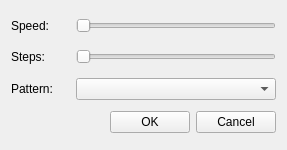
<?xml version="1.0" encoding="UTF-8"?>
<ui version="4.0">
 <class>SettingsForm</class>
 <widget class="QWidget" name="SettingsForm">
  <property name="geometry">
   <rect>
    <x>0</x>
    <y>0</y>
    <width>287</width>
    <height>150</height>
   </rect>
  </property>
  <property name="sizePolicy">
   <sizepolicy hsizetype="Minimum" vsizetype="Minimum">
    <horstretch>0</horstretch>
    <verstretch>0</verstretch>
   </sizepolicy>
  </property>
  <property name="minimumSize">
   <size>
    <width>287</width>
    <height>150</height>
   </size>
  </property>
  <property name="maximumSize">
   <size>
    <width>387</width>
    <height>250</height>
   </size>
  </property>
  <property name="windowTitle">
   <string>Settings</string>
  </property>
  <layout class="QVBoxLayout" name="verticalLayout">
   <item>
    <layout class="QHBoxLayout" name="horizontalLayout_4">
     <item>
      <widget class="QLabel" name="label">
       <property name="text">
        <string>Speed:</string>
       </property>
      </widget>
     </item>
     <item>
      <spacer name="horizontalSpacer_2">
       <property name="orientation">
        <enum>Qt::Horizontal</enum>
       </property>
       <property name="sizeHint" stdset="0">
        <size>
         <width>40</width>
         <height>20</height>
        </size>
       </property>
      </spacer>
     </item>
     <item>
      <widget class="QSlider" name="horizontalSlider">
       <property name="minimumSize">
        <size>
         <width>200</width>
         <height>0</height>
        </size>
       </property>
       <property name="minimum">
        <number>5</number>
       </property>
       <property name="maximum">
        <number>100</number>
       </property>
       <property name="orientation">
        <enum>Qt::Horizontal</enum>
       </property>
      </widget>
     </item>
    </layout>
   </item>
   <item>
    <layout class="QHBoxLayout" name="horizontalLayout_5">
     <item>
      <widget class="QLabel" name="label_2">
       <property name="text">
        <string>Steps:</string>
       </property>
      </widget>
     </item>
     <item>
      <spacer name="horizontalSpacer_3">
       <property name="orientation">
        <enum>Qt::Horizontal</enum>
       </property>
       <property name="sizeHint" stdset="0">
        <size>
         <width>40</width>
         <height>20</height>
        </size>
       </property>
      </spacer>
     </item>
     <item>
      <widget class="QSlider" name="horizontalSlider_2">
       <property name="minimumSize">
        <size>
         <width>200</width>
         <height>0</height>
        </size>
       </property>
       <property name="minimum">
        <number>1</number>
       </property>
       <property name="maximum">
        <number>500</number>
       </property>
       <property name="orientation">
        <enum>Qt::Horizontal</enum>
       </property>
      </widget>
     </item>
    </layout>
   </item>
   <item>
    <layout class="QHBoxLayout" name="horizontalLayout_6">
     <item>
      <widget class="QLabel" name="label_3">
       <property name="text">
        <string>Pattern:</string>
       </property>
      </widget>
     </item>
     <item>
      <spacer name="horizontalSpacer_4">
       <property name="orientation">
        <enum>Qt::Horizontal</enum>
       </property>
       <property name="sizeType">
        <enum>QSizePolicy::Expanding</enum>
       </property>
       <property name="sizeHint" stdset="0">
        <size>
         <width>40</width>
         <height>20</height>
        </size>
       </property>
      </spacer>
     </item>
     <item>
      <widget class="QComboBox" name="comboBox">
       <property name="minimumSize">
        <size>
         <width>200</width>
         <height>0</height>
        </size>
       </property>
       <property name="insertPolicy">
        <enum>QComboBox::InsertAtBottom</enum>
       </property>
      </widget>
     </item>
    </layout>
   </item>
   <item>
    <layout class="QHBoxLayout" name="horizontalLayout_3">
     <item>
      <spacer name="horizontalSpacer">
       <property name="orientation">
        <enum>Qt::Horizontal</enum>
       </property>
       <property name="sizeHint" stdset="0">
        <size>
         <width>188</width>
         <height>20</height>
        </size>
       </property>
      </spacer>
     </item>
     <item>
      <widget class="QPushButton" name="pushButton">
       <property name="text">
        <string>OK</string>
       </property>
      </widget>
     </item>
     <item>
      <widget class="QPushButton" name="pushButton_2">
       <property name="text">
        <string>Cancel</string>
       </property>
      </widget>
     </item>
    </layout>
   </item>
  </layout>
 </widget>
 <resources/>
 <connections/>
</ui>
